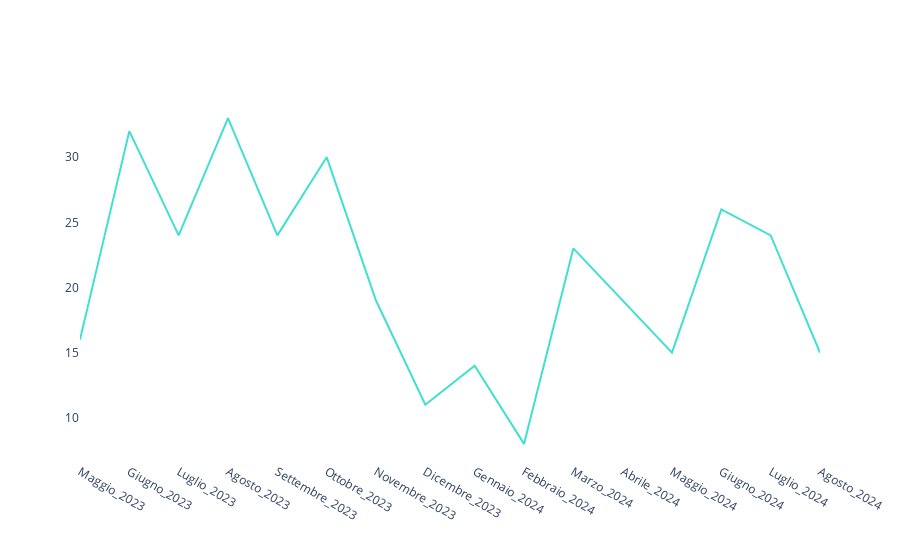

The cell this chart's notebook holds for it:
### Code cell
TOTALE = {chiave: df.groupby('MESE_ANNO')['Data'].count().sort_values(ascending=False).to_dict()[chiave] for chiave in ORDINE}
line_graphic([TOTALE], '', '', ['turquoise'], ['C1'])

### Figure 1 — Plotly figure (JSON) as saved in the notebook; plotly's stock layout.template omitted (floating-point values rounded to 4 significant figures)
{"data": [{"line": {"color": "turquoise"}, "mode": "lines", "name": "C1", "type": "scatter", "x": ["Maggio_2023", "Giugno_2023", "Luglio_2023", "Agosto_2023", "Settembre_2023", "Ottobre_2023", "Novembre_2023", "Dicembre_2023", "Gennaio_2024", "Febbraio_2024", "Marzo_2024", "Abrile_2024", "Maggio_2024", "Giugno_2024", "Luglio_2024", "Agosto_2024"], "y": [16, 32, 24, 33, 24, 30, 19, 11, 14, 8, 23, 19, 15, 26, 24, 15]}], "layout": {"plot_bgcolor": "white", "xaxis": {"title": {"text": ""}}, "yaxis": {"title": {"text": ""}}}}
